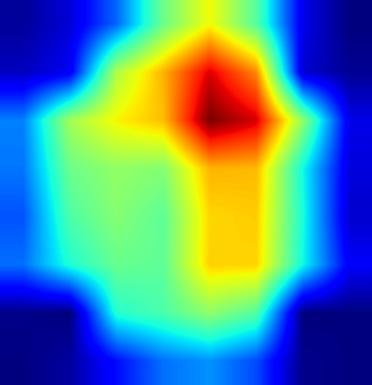
#> input picture clustering/6_cosine_clusters/top_heatmaps/cluster_1_heatmap_1_Color_Field_Painting_brice-marden_red-yellow-blue-1974.jpg, 372 x 385 px, given in place of Impressionism_edgar-degas_two-dancers-pastel-on-paper.jpg, which was not available
$ python make_collage.py
#> lines starting #> are read from the running program, lines starting #| are printed output that depends on the picture
from PIL import Image
import numpy as np
import random
import cv2
import os

collage_width = 1000
collage_height = 1000
collage = Image.new('RGB', (collage_width, collage_height), (255, 255, 255))
#> collage: PIL image 1000x1000 RGB; every value is 255

text_file_path = '/art_class/clustering/dance_art_names.txt'

strings = []

with open(text_file_path, 'r', encoding='utf-8') as file:
#> (reads clustering/dance_art_names.txt from the repository)
    for line in file:
        split_values = line.strip().split(',')
        cleaned_strings = [value.strip(' "').strip("'") for value in split_values]
        strings.extend(cleaned_strings)

num_to_select = 100
str_subset = random.sample(strings, num_to_select)

count = 0
for s in str_subset:
    full_fp = '/art_class/style_no_dupes/' + s
    img = Image.open(full_fp)
#> img is the input picture: PIL image 372x385 RGB; mean R, G, B 81.2, 139.7, 150.8
    img = img.resize((collage_width // 10, collage_height // 10))
#> img: PIL image 100x100 RGB

    x = (count % 10) * (collage_width // 10)
    y = (count // 10) * (collage_height // 10)

    collage.paste(img, (x, y))
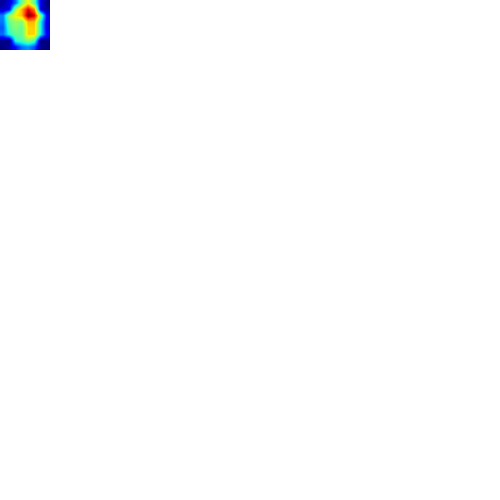
#> collage: PIL image 1000x1000 RGB (shown at 1/2 size); mean R, G, B 253.3, 253.8, 254

    count += 1
#> pass 2 of the loop `for s in str_subset:`:
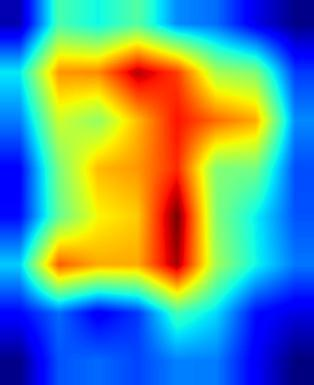
#> input picture clustering/6_cosine_clusters/top_heatmaps/cluster_1_heatmap_2_Fauvism_hans-hofmann_japanese-girl-1935.jpg, 314 x 385 px, given in place of Impressionism_edgar-degas_russian-dancers-1.jpg, which was not available
#> img is the input picture: PIL image 314x385 RGB; mean R, G, B 98.9, 149.9, 147.1
#> `img = img.resize((collage_width // 10, collage_height // 10))`:
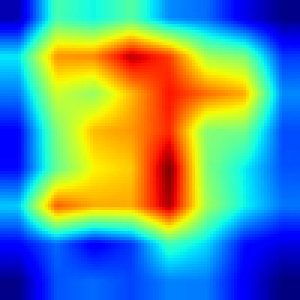
#> img: PIL image 100x100 RGB (shown 3 times larger); mean R, G, B 98.9, 149.9, 147.1
#> `collage.paste(img, (x, y))`:
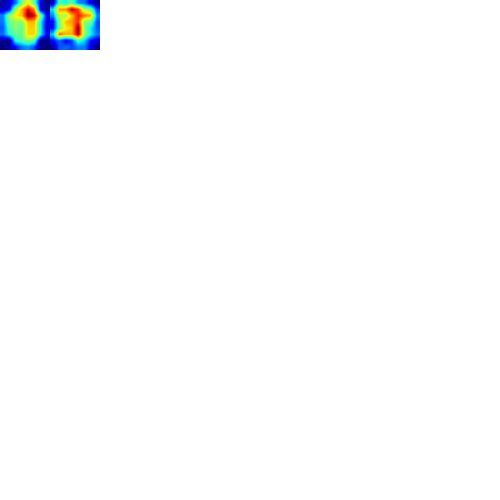
#> collage: PIL image 1000x1000 RGB (shown at 1/2 size); mean R, G, B 251.7, 252.8, 252.9
#> (the run stopped early here; a loop or call above may not have finished)
